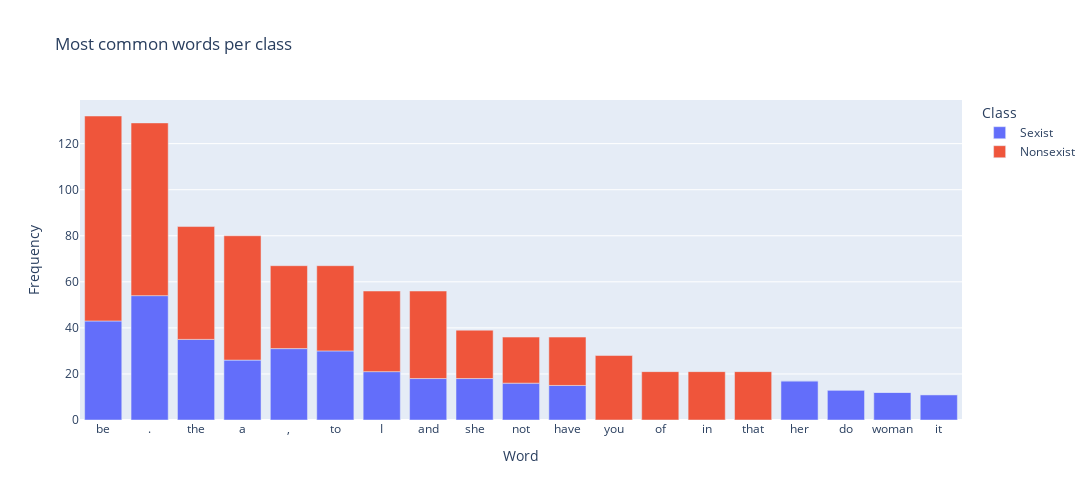

The cell this chart's notebook holds for it:
### Markdown cell above
We visualise the most common words overall seperated by class in a bar chart.

### Code cell
fig = px.bar(df_commonwords, x="Word", y="Frequency", color="Class", title="Most common words per class")
fig.update_layout(autosize=False, width=1600, height=500)
fig.show()

### Figure 1 — Plotly figure (JSON) as saved in the notebook; plotly's stock layout.template omitted (floating-point values rounded to 4 significant figures)
{"data": [{"alignmentgroup": "True", "hovertemplate": "Class=Sexist<br>Word=%{x}<br>Frequency=%{y}<extra></extra>", "legendgroup": "Sexist", "marker": {"color": "#636efa", "pattern": {"shape": ""}}, "name": "Sexist", "offsetgroup": "Sexist", "orientation": "v", "showlegend": true, "textposition": "auto", "x": ["be", ".", "the", "a", ",", "to", "I", "and", "she", "not", "have", "you", "of", "in", "that", "her", "do", "woman", "it"], "xaxis": "x", "y": [43.0, 54.0, 35.0, 26.0, 31.0, 30.0, 21.0, 18.0, 18.0, 16.0, 15.0, 0.0, 0.0, 0.0, 0.0, 17.0, 13.0, 12.0, 11.0], "yaxis": "y", "type": "bar"}, {"alignmentgroup": "True", "hovertemplate": "Class=Nonsexist<br>Word=%{x}<br>Frequency=%{y}<extra></extra>", "legendgroup": "Nonsexist", "marker": {"color": "#EF553B", "pattern": {"shape": ""}}, "name": "Nonsexist", "offsetgroup": "Nonsexist", "orientation": "v", "showlegend": true, "textposition": "auto", "x": ["be", ".", "the", "a", "to", ",", "I", "and", "she", "not", "have", "you", "in", "that", "of", "her", "do", "woman", "it"], "xaxis": "x", "y": [89.0, 75.0, 49.0, 54.0, 37.0, 36.0, 35.0, 38.0, 21.0, 20.0, 21.0, 28.0, 21.0, 21.0, 21.0, 0.0, 0.0, 0.0, 0.0], "yaxis": "y", "type": "bar"}], "layout": {"xaxis": {"anchor": "y", "domain": [0.0, 1.0], "title": {"text": "Word"}}, "yaxis": {"anchor": "x", "domain": [0.0, 1.0], "title": {"text": "Frequency"}}, "legend": {"title": {"text": "Class"}, "tracegroupgap": 0}, "title": {"text": "Most common words per class"}, "barmode": "relative", "autosize": false, "width": 1600, "height": 500}}
